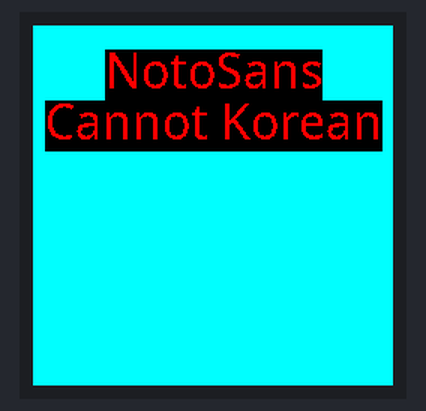
A program run on a simulated Raspberry Pi Pico running MicroPython. Parts: 240×240 colour display. Library files of the repository ran but are not shown: st7789py.py. At 3.4 s the program stops and its outputs stay as they are.

Above: at 1.4 s.

The program:

noto_fonts.py
```python
"""
noto_fonts Writes the names of three Noto fonts centered on the display
    using the font. The fonts were converted from True Type fonts using
    the font2bitmap utility.
"""

from machine import SoftSPI, Pin, SPI
from time import sleep
import st7789py as st7789

from truetype import NotoSans_32 as noto_sans

#not enough disk, so I delete some truetype fonts
#from truetype import NotoSerif_32 as noto_serif
#from truetype import NotoSansMono_32 as noto_mono


def notoShow():

    #SPI(1) default pins
    spi1_sck=10
    spi1_mosi=11
    spi1_miso=8     #not use
    st7789_res = 12
    st7789_dc  = 13
    disp_width = 240
    disp_height = 240

    def center(font, string, row, color=st7789.WHITE):
        screen = tft.width                        # get screen width
        width = tft.write_width(font, string)     # get the width of the string
        if width and width < screen:              # if the string < display
            col = tft.width // 2 - width // 2     # find the column to center
        else:                                     # otherwise
            col = 0                               # left justify

        tft.write(font, string, col, row, color)  # and write the string

    try:
        spi = SPI(1, baudrate=40000000, polarity=1)
        tft = st7789.ST7789(
            spi,
            disp_width,
            disp_height,
            reset=Pin(st7789_res, Pin.OUT),
            #cs=Pin(5, Pin.OUT),
            dc=Pin(st7789_dc, Pin.OUT),
            #backlight=Pin(4, Pin.OUT),
            rotation=0)

        # enable display and clear screen
        tft.fill(st7789.CYAN)

        row = 16

        # center the name of the first font, using the font
        center(noto_sans, "NotoSans", row, st7789.RED)
        row += noto_sans.HEIGHT

        #not enough disk, so I delete some truetype fonts
        # center the name of the second font, using the font
        #center(noto_serif, "NotoSerif", row, st7789.GREEN)
        #row += noto_serif.HEIGHT

        # center the name of the third font, using the font
        #center(noto_mono, "NotoSansMono", row, st7789.BLUE)
        #row += noto_mono.HEIGHT

        # center the name of the first font, using the font, 한글출력시도 -> 안됨.
        center(noto_sans, "Cannot Korean", row, st7789.RED) #
        row += noto_sans.HEIGHT

    finally:
        # shutdown spi
        if 'spi' in locals():
            spi.deinit()
    sleep(2)

notoShow()
```

Source omitted: NotoSans_32.py (33657 bytes)
